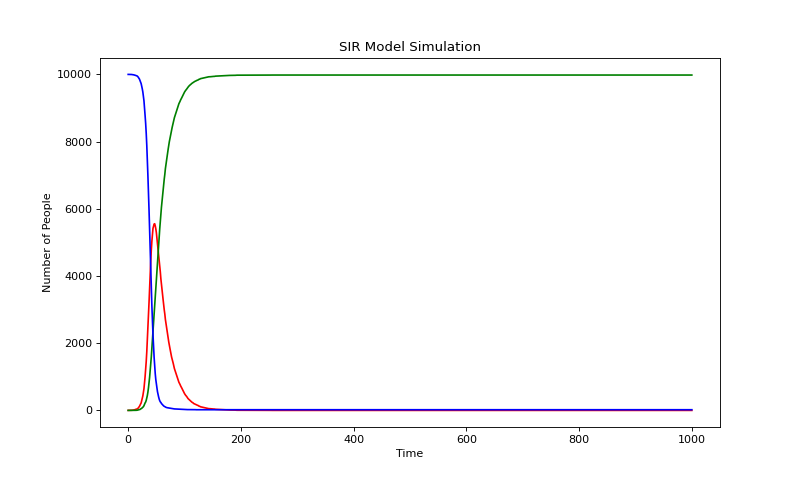

Source code (Python):
#import libraries
import numpy as np
import matplotlib.pyplot as plt

#create the variables
N = 10000 #the total number of people in the population
beta = 0.3 #infection probability upon contact beta
gamma = 0.05 #recovery probability
I0 = 1 #the initial number of infected people
R0 = 0 #the initial number of recovered people
S0 = N - I0 - R0 #the initial number of susceptible people

#create the arrays
infected = [I0]
recovered = [R0]
susceptible = [S0]

#begin cygling
times = 1000
for time in range(times):
    new_R0 = np.random.choice(range(2), I0, p=[1-gamma, gamma]).sum() #the number of recovered people in this round
    contact_possiblity = beta*I0/N #the probability of contact
    new_I0 = np.random.choice(range(2), S0, p=[1-contact_possiblity, contact_possiblity]).sum() #the number of infected people in this round
    new_R0 = min(new_R0, I0) #no larger than I0
    new_I0 = min(new_I0, S0) #no larger than S0
    I0 = I0 + new_I0 - new_R0
    R0 += new_R0
    S0 -= new_I0  #the number of susceptible people in this round
    #record the number and append the arrays
    infected.append(I0)
    recovered.append(R0)
    susceptible.append(S0)

#draw the plot
plt.figure(figsize=(10, 6),dpi=80)  
plt.plot(infected, label="Infected", color="red")  
plt.plot(recovered, label="Recovered", color="green")  
plt.plot(susceptible, label="Susceptible", color="blue")  
plt.title("SIR Model Simulation")
plt.xlabel("Time")
plt.ylabel("Number of People")
plt.show()

#save the image
plt.figure(figsize=(6, 4),dpi=150)
plt.savefig("SIR.png", format="png")
